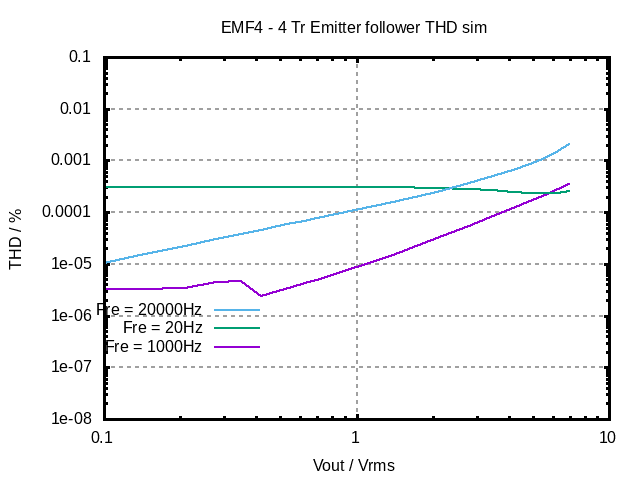

Here is the gnuplot script that generated this plot:
set termoption noenhanced
set title "EMF4 - 4 Tr Emitter follower THD sim"
set xlabel "Vout / Vrms"
set ylabel "THD / %"
set grid lw 2
set logscale x
set xrange [0.1:10]
set logscale y
set yrange [1e-8:0.1]
set border lw 3 
set format y "%g" 
set format x "%g"
plot '08_EMF4_THD_result.txt' using 1:2 with lines lw 2 title "Fre = 1000Hz" at graph 0.2,0.20 ,\
     '08_EMF4_THD_result.txt' using 3:4 with lines lw 2 title "Fre = 20Hz" at graph 0.2,0.25 ,\
     '08_EMF4_THD_result.txt' using 5:6 with lines lw 2 title "Fre = 20000Hz" at graph 0.2,0.30
set terminal push 
set terminal png noenhanced
set out '08_EMF4_THD.png'
replot 
set term pop 
replot 
pause mouse
